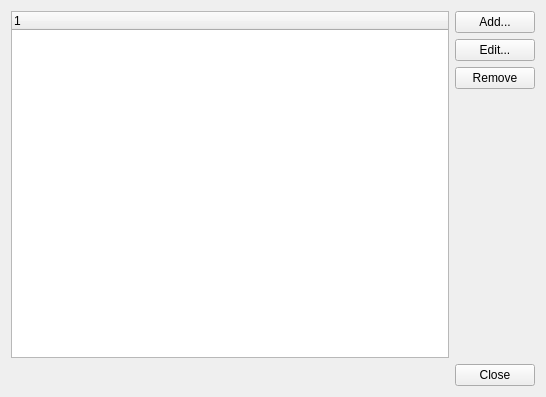
<?xml version="1.0" encoding="UTF-8"?>
<ui version="4.0">
 <class>dlgIntermediaries</class>
 <widget class="QWidget" name="dlgIntermediaries">
  <property name="geometry">
   <rect>
    <x>0</x>
    <y>0</y>
    <width>546</width>
    <height>397</height>
   </rect>
  </property>
  <property name="windowTitle">
   <string>Form</string>
  </property>
  <layout class="QVBoxLayout" name="verticalLayout">
   <item>
    <layout class="QHBoxLayout" name="horizontalLayout_2">
     <item>
      <widget class="QTreeWidget" name="tree">
       <property name="rootIsDecorated">
        <bool>false</bool>
       </property>
       <column>
        <property name="text">
         <string notr="true">1</string>
        </property>
       </column>
      </widget>
     </item>
     <item>
      <layout class="QVBoxLayout" name="verticalLayout_2">
       <item>
        <widget class="QPushButton" name="addButton">
         <property name="text">
          <string>Add...</string>
         </property>
        </widget>
       </item>
       <item>
        <widget class="QPushButton" name="editButton">
         <property name="text">
          <string>Edit...</string>
         </property>
        </widget>
       </item>
       <item>
        <widget class="QPushButton" name="removeButton">
         <property name="text">
          <string>Remove</string>
         </property>
        </widget>
       </item>
       <item>
        <spacer name="verticalSpacer">
         <property name="orientation">
          <enum>Qt::Vertical</enum>
         </property>
         <property name="sizeHint" stdset="0">
          <size>
           <width>20</width>
           <height>40</height>
          </size>
         </property>
        </spacer>
       </item>
      </layout>
     </item>
    </layout>
   </item>
   <item>
    <layout class="QHBoxLayout" name="horizontalLayout">
     <item>
      <spacer name="horizontalSpacer">
       <property name="orientation">
        <enum>Qt::Horizontal</enum>
       </property>
       <property name="sizeHint" stdset="0">
        <size>
         <width>40</width>
         <height>20</height>
        </size>
       </property>
      </spacer>
     </item>
     <item>
      <widget class="QPushButton" name="closeButton">
       <property name="text">
        <string>Close</string>
       </property>
      </widget>
     </item>
    </layout>
   </item>
  </layout>
 </widget>
 <resources/>
 <connections/>
</ui>
